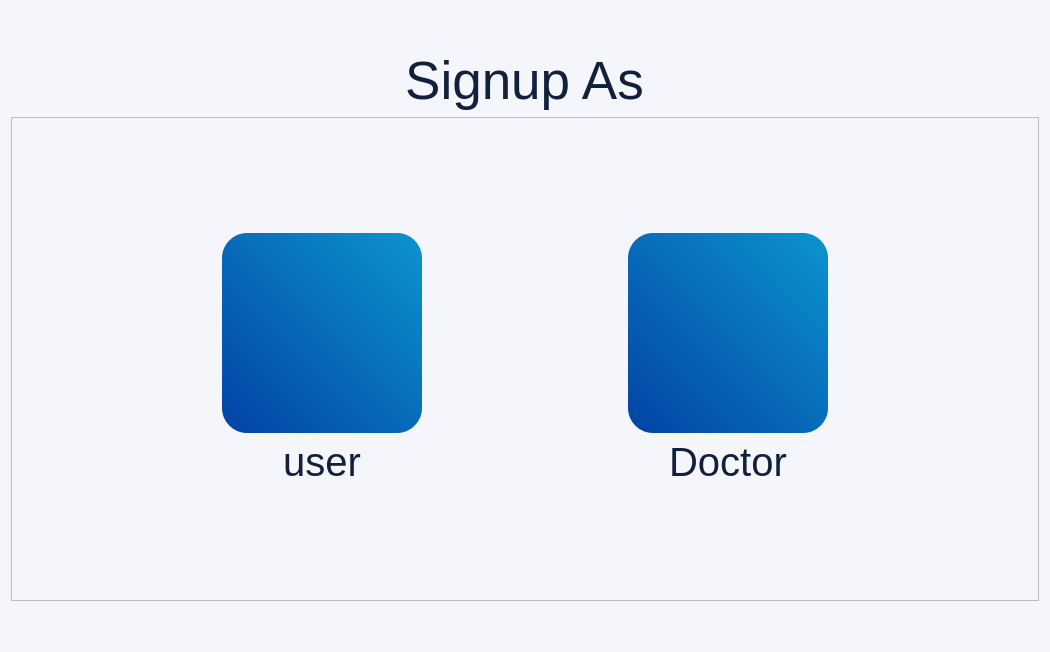
<?xml version="1.0" encoding="UTF-8"?>
<ui version="4.0">
 <class>Form</class>
 <widget class="QWidget" name="Form">
  <property name="geometry">
   <rect>
    <x>0</x>
    <y>0</y>
    <width>1050</width>
    <height>652</height>
   </rect>
  </property>
  <property name="windowTitle">
   <string>Form</string>
  </property>
  <property name="styleSheet">
   <string notr="true">font-family:Ubuntu;
color: rgb(18, 32, 62);
background-color: rgb(245, 246, 251);</string>
  </property>
  <layout class="QGridLayout" name="gridLayout_2">
   <item row="1" column="1">
    <widget class="QLabel" name="label_3">
     <property name="maximumSize">
      <size>
       <width>16777215</width>
       <height>16777215</height>
      </size>
     </property>
     <property name="font">
      <font>
       <family>Ubuntu</family>
       <pointsize>40</pointsize>
      </font>
     </property>
     <property name="styleSheet">
      <string notr="true">background-color: rgb(255, 255, 0,0);
color:rgb(18,32,62,255);</string>
     </property>
     <property name="text">
      <string>Signup As</string>
     </property>
     <property name="alignment">
      <set>Qt::AlignCenter</set>
     </property>
    </widget>
   </item>
   <item row="2" column="0" colspan="3">
    <widget class="QFrame" name="frame">
     <property name="frameShape">
      <enum>QFrame::StyledPanel</enum>
     </property>
     <property name="frameShadow">
      <enum>QFrame::Raised</enum>
     </property>
     <layout class="QGridLayout" name="gridLayout">
      <item row="1" column="3">
       <layout class="QVBoxLayout" name="verticalLayout_2">
        <item>
         <widget class="QPushButton" name="doctor_btn">
          <property name="minimumSize">
           <size>
            <width>200</width>
            <height>200</height>
           </size>
          </property>
          <property name="maximumSize">
           <size>
            <width>150</width>
            <height>25656</height>
           </size>
          </property>
          <property name="styleSheet">
           <string notr="true">QPushButton{
background-color: qlineargradient(spread:pad, x1:0, y1:1, x2:1, y2:0, stop:0 rgba(3, 67, 165, 255), stop:1 rgba(12, 148, 207, 255));
  border-radius: 25px;
}
QPushButton:pressed{
padding-left:5px;
padding-top:5px;
background-color:rgba(2, 65, 118, 100);
background-postion:calc(100% - 10px) center;
}
</string>
          </property>
          <property name="text">
           <string/>
          </property>
          <property name="icon">
           <iconset resource="app_resources.qrc">
            <normaloff>:/ICONS/icons/aa.png</normaloff>:/ICONS/icons/aa.png</iconset>
          </property>
          <property name="iconSize">
           <size>
            <width>150</width>
            <height>150</height>
           </size>
          </property>
          <property name="flat">
           <bool>false</bool>
          </property>
         </widget>
        </item>
        <item>
         <widget class="QLabel" name="label_4">
          <property name="font">
           <font>
            <family>Ubuntu</family>
            <pointsize>30</pointsize>
           </font>
          </property>
          <property name="styleSheet">
           <string notr="true">background-color: rgb(255, 255, 255,0);</string>
          </property>
          <property name="text">
           <string>Doctor</string>
          </property>
          <property name="alignment">
           <set>Qt::AlignCenter</set>
          </property>
         </widget>
        </item>
       </layout>
      </item>
      <item row="1" column="1">
       <layout class="QVBoxLayout" name="verticalLayout">
        <item>
         <widget class="QPushButton" name="patient_btn">
          <property name="minimumSize">
           <size>
            <width>200</width>
            <height>200</height>
           </size>
          </property>
          <property name="maximumSize">
           <size>
            <width>150</width>
            <height>25656</height>
           </size>
          </property>
          <property name="styleSheet">
           <string notr="true">QPushButton{
background-color: qlineargradient(spread:pad, x1:0, y1:1, x2:1, y2:0, stop:0 rgba(3, 67, 165, 255), stop:1 rgba(12, 148, 207, 255));
  border-radius: 25px;
}
QPushButton:pressed{
padding-left:5px;
padding-top:5px;
background-color:rgba(2, 65, 118, 100);
background-postion:calc(100% - 10px) center;
}
</string>
          </property>
          <property name="text">
           <string/>
          </property>
          <property name="icon">
           <iconset resource="app_resources.qrc">
            <normaloff>:/ICONS/icons/user (1).png</normaloff>:/ICONS/icons/user (1).png</iconset>
          </property>
          <property name="iconSize">
           <size>
            <width>150</width>
            <height>150</height>
           </size>
          </property>
          <property name="flat">
           <bool>false</bool>
          </property>
         </widget>
        </item>
        <item>
         <widget class="QLabel" name="label">
          <property name="font">
           <font>
            <family>Ubuntu</family>
            <pointsize>30</pointsize>
           </font>
          </property>
          <property name="styleSheet">
           <string notr="true">background-color: rgb(255, 255, 255,0);</string>
          </property>
          <property name="text">
           <string>user</string>
          </property>
          <property name="alignment">
           <set>Qt::AlignCenter</set>
          </property>
         </widget>
        </item>
       </layout>
      </item>
      <item row="1" column="0">
       <spacer name="horizontalSpacer_3">
        <property name="orientation">
         <enum>Qt::Horizontal</enum>
        </property>
        <property name="sizeHint" stdset="0">
         <size>
          <width>192</width>
          <height>20</height>
         </size>
        </property>
       </spacer>
      </item>
      <item row="1" column="2">
       <spacer name="horizontalSpacer">
        <property name="orientation">
         <enum>Qt::Horizontal</enum>
        </property>
        <property name="sizeHint" stdset="0">
         <size>
          <width>191</width>
          <height>20</height>
         </size>
        </property>
       </spacer>
      </item>
      <item row="2" column="1">
       <spacer name="verticalSpacer">
        <property name="orientation">
         <enum>Qt::Vertical</enum>
        </property>
        <property name="sizeHint" stdset="0">
         <size>
          <width>20</width>
          <height>40</height>
         </size>
        </property>
       </spacer>
      </item>
      <item row="1" column="4">
       <spacer name="horizontalSpacer_2">
        <property name="orientation">
         <enum>Qt::Horizontal</enum>
        </property>
        <property name="sizeHint" stdset="0">
         <size>
          <width>192</width>
          <height>20</height>
         </size>
        </property>
       </spacer>
      </item>
      <item row="2" column="3">
       <spacer name="verticalSpacer_2">
        <property name="orientation">
         <enum>Qt::Vertical</enum>
        </property>
        <property name="sizeHint" stdset="0">
         <size>
          <width>20</width>
          <height>40</height>
         </size>
        </property>
       </spacer>
      </item>
      <item row="0" column="1">
       <spacer name="verticalSpacer_3">
        <property name="orientation">
         <enum>Qt::Vertical</enum>
        </property>
        <property name="sizeHint" stdset="0">
         <size>
          <width>20</width>
          <height>40</height>
         </size>
        </property>
       </spacer>
      </item>
      <item row="0" column="3">
       <spacer name="verticalSpacer_4">
        <property name="orientation">
         <enum>Qt::Vertical</enum>
        </property>
        <property name="sizeHint" stdset="0">
         <size>
          <width>20</width>
          <height>40</height>
         </size>
        </property>
       </spacer>
      </item>
     </layout>
    </widget>
   </item>
   <item row="0" column="1">
    <spacer name="verticalSpacer_5">
     <property name="orientation">
      <enum>Qt::Vertical</enum>
     </property>
     <property name="sizeType">
      <enum>QSizePolicy::Fixed</enum>
     </property>
     <property name="sizeHint" stdset="0">
      <size>
       <width>20</width>
       <height>40</height>
      </size>
     </property>
    </spacer>
   </item>
   <item row="1" column="0">
    <spacer name="horizontalSpacer_4">
     <property name="orientation">
      <enum>Qt::Horizontal</enum>
     </property>
     <property name="sizeHint" stdset="0">
      <size>
       <width>389</width>
       <height>20</height>
      </size>
     </property>
    </spacer>
   </item>
   <item row="1" column="2">
    <spacer name="horizontalSpacer_5">
     <property name="orientation">
      <enum>Qt::Horizontal</enum>
     </property>
     <property name="sizeHint" stdset="0">
      <size>
       <width>390</width>
       <height>20</height>
      </size>
     </property>
    </spacer>
   </item>
   <item row="3" column="0">
    <spacer name="verticalSpacer_6">
     <property name="orientation">
      <enum>Qt::Vertical</enum>
     </property>
     <property name="sizeType">
      <enum>QSizePolicy::Fixed</enum>
     </property>
     <property name="sizeHint" stdset="0">
      <size>
       <width>20</width>
       <height>40</height>
      </size>
     </property>
    </spacer>
   </item>
  </layout>
 </widget>
 <resources>
  <include location="app_resources.qrc"/>
 </resources>
 <connections/>
</ui>
